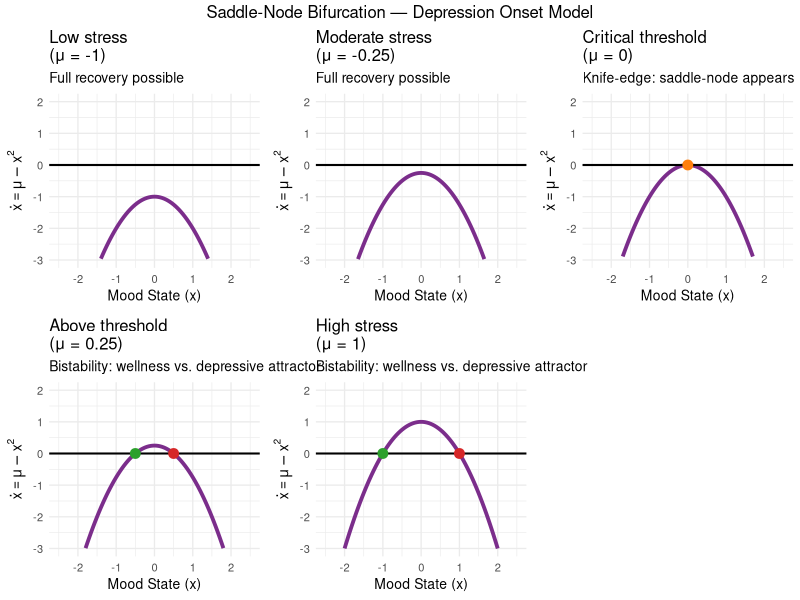
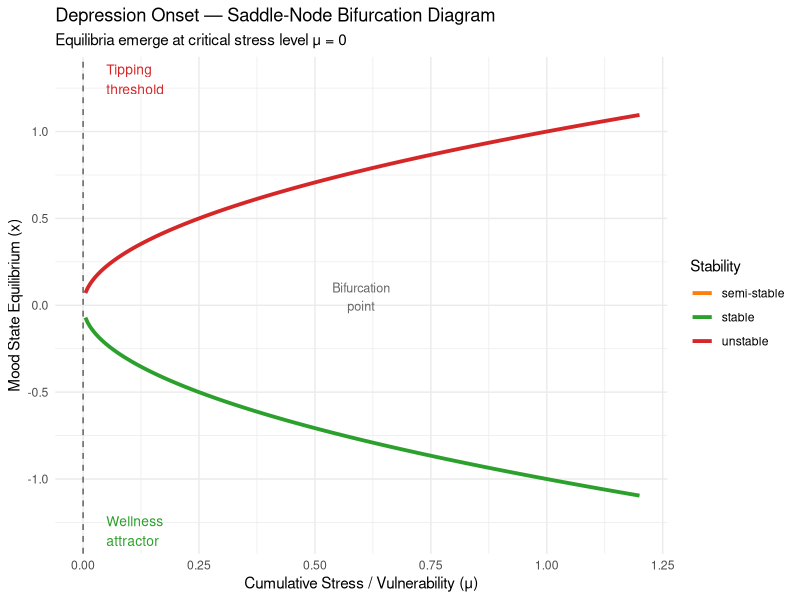
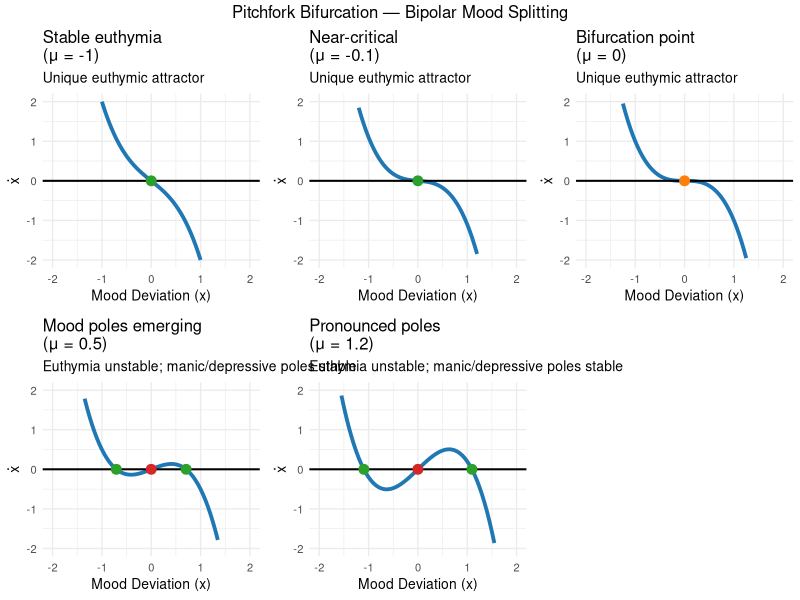
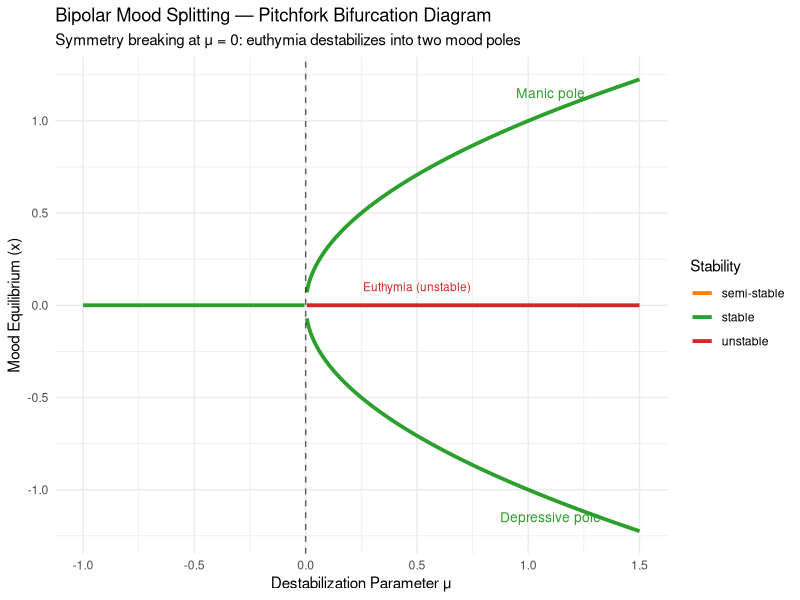
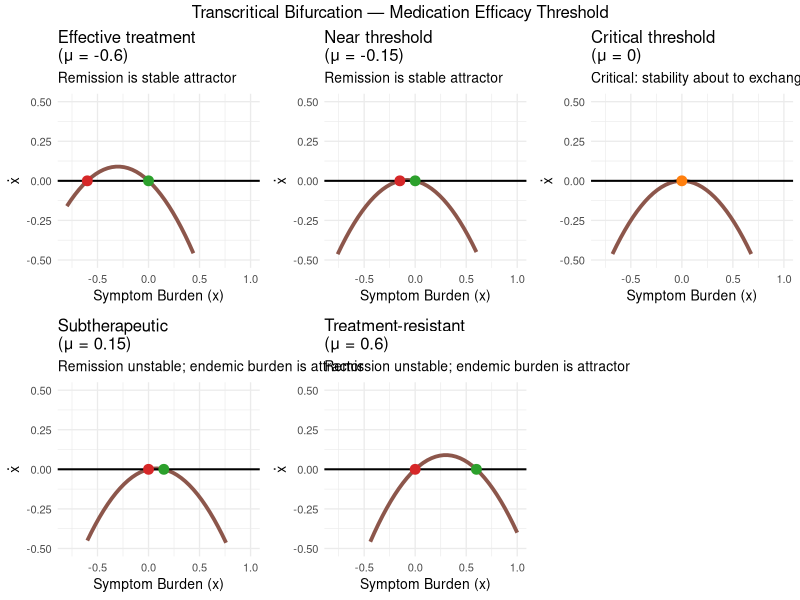
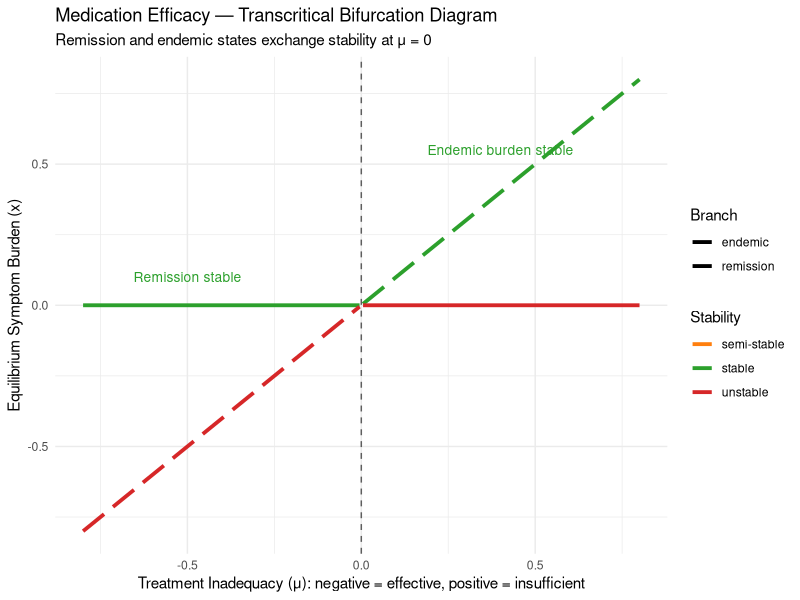
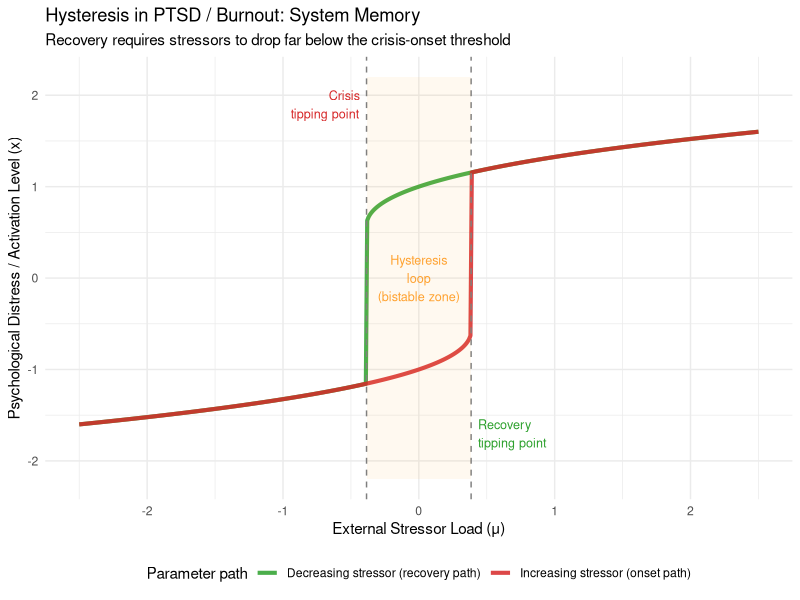
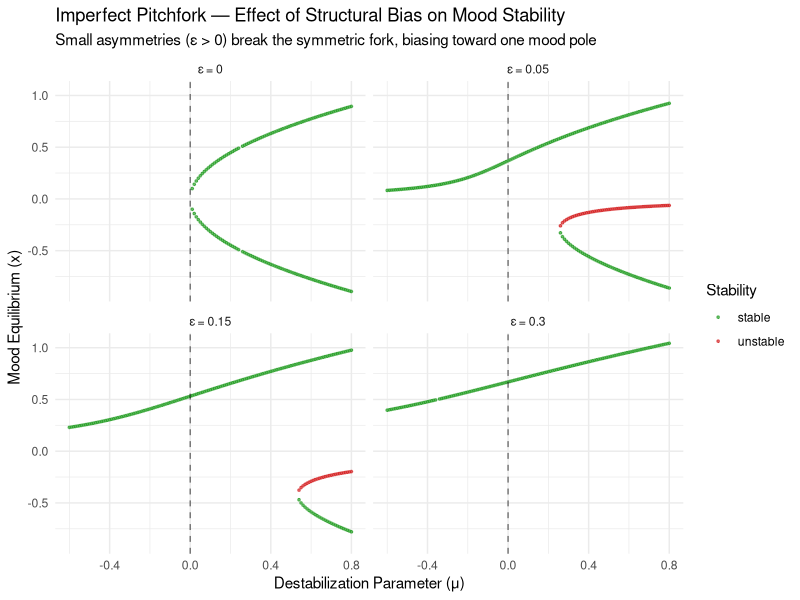

Recreate these plots in R, in order.
## ---- chunk 1
library(ggplot2)
library(dplyr)
library(gridExtra)
library(viridis)

# ── Saddle-node: Depression onset ────────────────────────────────────────────
# dot_x = mu - x^2
# x     = mood deviation (positive = symptomatic burden above baseline)
# mu    = cumulative stress / vulnerability parameter

f_depression <- function(x, mu) mu - x^2

mu_values <- c(-1, -0.25, 0, 0.25, 1)
labels    <- c("Low stress\n(μ = -1)",
               "Moderate stress\n(μ = -0.25)",
               "Critical threshold\n(μ = 0)",
               "Above threshold\n(μ = 0.25)",
               "High stress\n(μ = 1)")

x_vals <- seq(-3, 3, by = 0.05)

sn_plots <- lapply(seq_along(mu_values), function(i) {
  mu <- mu_values[i]
  df <- data.frame(x = x_vals, fx = f_depression(x_vals, mu))

  fp <- if (mu < 0) {
    data.frame(x = numeric(0), col = character(0))
  } else if (mu == 0) {
    data.frame(x = 0, col = "semi-stable")
  } else {
    data.frame(x = c(-sqrt(mu), sqrt(mu)), col = c("stable", "unstable"))
  }

  p <- ggplot(df, aes(x, fx)) +
    geom_line(colour = "#7B2D8B", linewidth = 1.3) +
    geom_hline(yintercept = 0, linewidth = 0.7) +
    ylim(-3, 2) + xlim(-2.5, 2.5) +
    labs(title = labels[i],
         x = "Mood State (x)",
         y = expression(dot(x) == mu - x^2),
         subtitle = if (mu < 0) "Full recovery possible"
                    else if (mu == 0) "Knife-edge: saddle-node appears"
                    else "Bistability: wellness vs. depressive attractor") +
    theme_minimal(base_size = 10)

  if (nrow(fp) > 0) {
    colours <- c("stable" = "#2ca02c", "unstable" = "#d62728",
                 "semi-stable" = "#ff7f0e")
    p <- p + geom_point(data = data.frame(x = fp$x, y = 0),
                        aes(x, y), colour = colours[fp$col], size = 3)
  }
  p
})

do.call(grid.arrange, c(sn_plots, ncol = 3,
  top = "Saddle-Node Bifurcation — Depression Onset Model"))
## ---- chunk 2
# ── Saddle-node bifurcation diagram ─────────────────────────────────────────
mu_seq <- seq(-0.05, 1.2, by = 0.005)
bif_sn <- do.call(rbind, lapply(mu_seq, function(mu) {
  if (mu < 0) return(NULL)
  if (mu == 0) return(data.frame(mu = mu, x = 0, stability = "semi-stable"))
  data.frame(mu  = c(mu, mu),
             x   = c(-sqrt(mu), sqrt(mu)),
             stability = c("stable", "unstable"))
}))

ggplot(bif_sn, aes(mu, x, colour = stability, group = interaction(stability, x >= 0))) +
  geom_line(linewidth = 1.3) +
  geom_vline(xintercept = 0, linetype = "dashed", alpha = 0.6) +
  scale_colour_manual(values = c("stable" = "#2ca02c", "unstable" = "#d62728",
                                  "semi-stable" = "#ff7f0e")) +
  annotate("text", x = 0.05, y = 1.3, label = "Tipping\nthreshold",
           colour = "#d62728", size = 3.5, hjust = 0) +
  annotate("text", x = 0.05, y = -1.3, label = "Wellness\nattractor",
           colour = "#2ca02c", size = 3.5, hjust = 0) +
  annotate("text", x = 0.6, y = 0.05, label = "Bifurcation\npoint",
           colour = "grey40", size = 3.2) +
  labs(title = "Depression Onset — Saddle-Node Bifurcation Diagram",
       subtitle = "Equilibria emerge at critical stress level μ = 0",
       x = "Cumulative Stress / Vulnerability (μ)",
       y = "Mood State Equilibrium (x)",
       colour = "Stability") +
  theme_minimal()
## ---- chunk 3
# ── Pitchfork bifurcation: Bipolar mood splitting ────────────────────────────
# dot_x = mu*x - x^3
# x     = mood deviation from euthymia (positive = manic pole, negative = depressive pole)
# mu    = circadian/pharmacological destabilization parameter

f_bipolar <- function(x, mu) mu * x - x^3

mu_values_pf <- c(-1, -0.1, 0, 0.5, 1.2)
labels_pf <- c("Stable euthymia\n(μ = -1)",
               "Near-critical\n(μ = -0.1)",
               "Bifurcation point\n(μ = 0)",
               "Mood poles emerging\n(μ = 0.5)",
               "Pronounced poles\n(μ = 1.2)")

pf_plots <- lapply(seq_along(mu_values_pf), function(i) {
  mu  <- mu_values_pf[i]
  df  <- data.frame(x = x_vals, fx = f_bipolar(x_vals, mu))

  fp <- if (mu < 0) {
    data.frame(x = 0, col = "stable")
  } else if (mu == 0) {
    data.frame(x = 0, col = "semi-stable")
  } else {
    data.frame(x = c(-sqrt(mu), 0, sqrt(mu)),
               col = c("stable", "unstable", "stable"))
  }

  colours <- c("stable" = "#2ca02c", "unstable" = "#d62728", "semi-stable" = "#ff7f0e")

  ggplot(df, aes(x, fx)) +
    geom_line(colour = "#1f77b4", linewidth = 1.3) +
    geom_hline(yintercept = 0, linewidth = 0.7) +
    geom_point(data = data.frame(x = fp$x, y = 0),
               aes(x, y), colour = colours[fp$col], size = 3) +
    ylim(-2, 2) + xlim(-2, 2) +
    labs(title = labels_pf[i],
         x = "Mood Deviation (x)",
         y = expression(dot(x)),
         subtitle = if (mu <= 0) "Unique euthymic attractor"
                    else "Euthymia unstable; manic/depressive poles stable") +
    theme_minimal(base_size = 10)
})

do.call(grid.arrange, c(pf_plots, ncol = 3,
  top = "Pitchfork Bifurcation — Bipolar Mood Splitting"))
## ---- chunk 4
# ── Pitchfork bifurcation diagram ────────────────────────────────────────────
mu_seq_pf <- seq(-1, 1.5, by = 0.005)
bif_pf <- do.call(rbind, lapply(mu_seq_pf, function(mu) {
  if (mu < 0) return(data.frame(mu = mu, x = 0, stability = "stable"))
  if (mu == 0) return(data.frame(mu = mu, x = 0, stability = "semi-stable"))
  data.frame(mu  = c(mu, mu, mu),
             x   = c(-sqrt(mu), 0, sqrt(mu)),
             stability = c("stable", "unstable", "stable"))
}))

ggplot(bif_pf, aes(mu, x, colour = stability,
                   group = interaction(stability, sign(x)))) +
  geom_line(linewidth = 1.3) +
  geom_vline(xintercept = 0, linetype = "dashed", alpha = 0.6) +
  scale_colour_manual(values = c("stable" = "#2ca02c", "unstable" = "#d62728",
                                  "semi-stable" = "#ff7f0e")) +
  annotate("text", x = 1.1, y  =  1.15, label = "Manic pole",    colour = "#2ca02c", size = 3.5) +
  annotate("text", x = 1.1, y  = -1.15, label = "Depressive pole", colour = "#2ca02c", size = 3.5) +
  annotate("text", x = 0.5, y  =  0.1,  label = "Euthymia (unstable)", colour = "#d62728", size = 3) +
  labs(title = "Bipolar Mood Splitting — Pitchfork Bifurcation Diagram",
       subtitle = "Symmetry breaking at μ = 0: euthymia destabilizes into two mood poles",
       x = "Destabilization Parameter μ",
       y = "Mood Equilibrium (x)",
       colour = "Stability") +
  theme_minimal()
## ---- chunk 5
# ── Transcritical bifurcation: Medication efficacy ───────────────────────────
# dot_x = mu*x - x^2
# x     = residual symptom burden (0 = remission)
# mu    = treatment inadequacy (negative = effective, positive = insufficient)

f_tx <- function(x, mu) mu * x - x^2

mu_values_tc <- c(-0.6, -0.15, 0, 0.15, 0.6)
labels_tc <- c("Effective treatment\n(μ = -0.6)",
               "Near threshold\n(μ = -0.15)",
               "Critical threshold\n(μ = 0)",
               "Subtherapeutic\n(μ = 0.15)",
               "Treatment-resistant\n(μ = 0.6)")

tc_plots <- lapply(seq_along(mu_values_tc), function(i) {
  mu <- mu_values_tc[i]
  df <- data.frame(x = seq(-1, 1.2, by = 0.04), fx = f_tx(seq(-1, 1.2, by = 0.04), mu))

  fp <- data.frame(
    x   = c(0, mu),
    col = if (mu < 0) c("stable", "unstable") else if (mu == 0) c("semi-stable", NA) else c("unstable", "stable")
  )
  fp <- fp[!is.na(fp$col), ]
  colours <- c("stable" = "#2ca02c", "unstable" = "#d62728", "semi-stable" = "#ff7f0e")

  ggplot(df, aes(x, fx)) +
    geom_line(colour = "#8c564b", linewidth = 1.3) +
    geom_hline(yintercept = 0, linewidth = 0.7) +
    geom_point(data = data.frame(x = fp$x, y = 0),
               aes(x, y), colour = colours[fp$col], size = 3) +
    ylim(-0.5, 0.5) + xlim(-0.8, 1.0) +
    labs(title = labels_tc[i],
         x = "Symptom Burden (x)",
         y = expression(dot(x)),
         subtitle = if (mu < 0) "Remission is stable attractor"
                    else if (mu == 0) "Critical: stability about to exchange"
                    else "Remission unstable; endemic burden is attractor") +
    theme_minimal(base_size = 10)
})

do.call(grid.arrange, c(tc_plots, ncol = 3,
  top = "Transcritical Bifurcation — Medication Efficacy Threshold"))
## ---- chunk 6
mu_seq_tc <- seq(-0.8, 0.8, by = 0.005)
bif_tc <- do.call(rbind, lapply(mu_seq_tc, function(mu) {
  if (mu == 0) return(data.frame(mu = mu, x = 0, stability = "semi-stable",
                                  branch = "remission"))
  stabs <- if (mu < 0) c("stable", "unstable") else c("unstable", "stable")
  data.frame(mu = c(mu, mu), x = c(0, mu),
             stability = stabs,
             branch = c("remission", "endemic"))
}))

ggplot(bif_tc, aes(mu, x,
                   colour   = stability,
                   linetype = branch,
                   group    = interaction(branch, stability))) +  # ← key fix
  geom_line(linewidth = 1.3) +
  geom_vline(xintercept = 0, linetype = "dashed", alpha = 0.6) +
  scale_colour_manual(values = c("stable"      = "#2ca02c",
                                  "unstable"    = "#d62728",
                                  "semi-stable" = "#ff7f0e")) +
  scale_linetype_manual(values = c("remission" = "solid",
                                    "endemic"   = "longdash")) +
  annotate("text", x = -0.5, y =  0.1,  label = "Remission stable",
           colour = "#2ca02c", size = 3.5) +
  annotate("text", x =  0.4, y =  0.55, label = "Endemic burden stable",
           colour = "#2ca02c", size = 3.5) +
  labs(title    = "Medication Efficacy — Transcritical Bifurcation Diagram",
       subtitle = "Remission and endemic states exchange stability at μ = 0",
       x        = "Treatment Inadequacy (μ): negative = effective, positive = insufficient",
       y        = "Equilibrium Symptom Burden (x)",
       colour   = "Stability",
       linetype = "Branch") +
  theme_minimal()
## ---- chunk 7
# ── Hysteresis: PTSD/burnout memory ─────────────────────────────────────────
# dot_x = mu + x - x^3
# x     = psychological distress/activation level
# mu    = external stressor load (varied slowly forward then backward)

dx_ptsd <- function(x, mu) mu + x - x^3

dt    <- 0.02
steps <- 1500

# Forward sweep: increasing stressor
mu_fwd  <- seq(-2.5, 2.5, by = 0.01)
x_fwd   <- numeric(length(mu_fwd))
x_state <- -1.5                        # start in low-distress attractor
for (i in seq_along(mu_fwd)) {
  for (s in 1:steps) x_state <- x_state + dt * dx_ptsd(x_state, mu_fwd[i])
  x_fwd[i] <- x_state
}

# Backward sweep: decreasing stressor
mu_bwd  <- seq(2.5, -2.5, by = -0.01)
x_bwd   <- numeric(length(mu_bwd))
x_state <- tail(x_fwd, 1)             # continue from high-distress end
for (i in seq_along(mu_bwd)) {
  for (s in 1:steps) x_state <- x_state + dt * dx_ptsd(x_state, mu_bwd[i])
  x_bwd[i] <- x_state
}

df_hyst <- data.frame(
  mu  = c(mu_fwd, mu_bwd),
  x   = c(x_fwd, x_bwd),
  dir = rep(c("Increasing stressor (onset path)",
              "Decreasing stressor (recovery path)"),
            c(length(mu_fwd), length(mu_bwd)))
)

# Annotate fold points (approximate saddle-node locations for this system)
# At saddle-node: d/dx(mu + x - x^3) = 0 => 1 - 3x^2 = 0 => x = ±1/sqrt(3)
x_sn  <- 1 / sqrt(3)
mu_sn_upper <- x_sn^3 - x_sn   # ~ -0.385  (lower fold)
mu_sn_lower <- -x_sn^3 + x_sn  # ~  0.385  (upper fold: negative of above by symmetry)
# Correct: mu = x^3 - x  at fold points
mu_fold_pos  <-  x_sn^3 -  x_sn  # negative value ≈ -0.385
mu_fold_neg  <- -x_sn^3 + x_sn   #  positive value ≈  0.385

ggplot(df_hyst, aes(mu, x, colour = dir, group = dir)) +
  geom_path(linewidth = 1.4, alpha = 0.85) +
  geom_vline(xintercept = c(mu_fold_pos, mu_fold_neg),
             linetype = "dashed", colour = "grey50") +
  annotate("text", x = mu_fold_pos - 0.05, y = 1.9,
           label = "Crisis\ntipping point", colour = "#d62728", size = 3.2, hjust = 1) +
  annotate("text", x = mu_fold_neg + 0.05, y = -1.7,
           label = "Recovery\ntipping point", colour = "#2ca02c", size = 3.2, hjust = 0) +
  annotate("rect", xmin = mu_fold_pos, xmax = mu_fold_neg,
           ymin = -2.2, ymax = 2.2, alpha = 0.06, fill = "orange") +
  annotate("text", x = 0, y = 0,
           label = "Hysteresis\nloop\n(bistable zone)", colour = "darkorange",
           size = 3.2, alpha = 0.8) +
  scale_colour_manual(values = c("Increasing stressor (onset path)"   = "#d62728",
                                  "Decreasing stressor (recovery path)" = "#2ca02c")) +
  labs(title = "Hysteresis in PTSD / Burnout: System Memory",
       subtitle = "Recovery requires stressors to drop far below the crisis-onset threshold",
       x = "External Stressor Load (μ)",
       y = "Psychological Distress / Activation Level (x)",
       colour = "Parameter path") +
  theme_minimal() +
  theme(legend.position = "bottom")
## ---- chunk 8
# ── Imperfect pitchfork: Differential care access ────────────────────────────
# dot_x = mu*x - x^3 + epsilon
# epsilon > 0: systematic bias toward positive mood pole (better access to care)
# epsilon < 0: systematic bias toward negative mood pole (structural barriers)

find_equilibria <- function(mu, eps, x_grid = seq(-3, 3, by = 0.05)) {
  f   <- function(x) mu * x - x^3 + eps
  fp  <- function(x) mu - 3 * x^2
  roots <- c()
  for (k in 1:(length(x_grid) - 1)) {
    if (f(x_grid[k]) * f(x_grid[k + 1]) < 0) {
      r <- tryCatch(uniroot(f, c(x_grid[k], x_grid[k+1]))$root, error = function(e) NA)
      if (!is.na(r)) roots <- c(roots, r)
    }
  }
  if (length(roots) == 0) return(NULL)
  roots <- unique(round(roots, 4))
  data.frame(x    = roots,
             stab = ifelse(fp(roots) < 0, "stable", "unstable"))
}

eps_values  <- c(0, 0.05, 0.15, 0.3)
mu_seq_imp  <- seq(-0.6, 0.8, by = 0.01)

imp_data <- do.call(rbind, lapply(eps_values, function(eps) {
  rows <- do.call(rbind, lapply(mu_seq_imp, function(mu) {
    eq <- find_equilibria(mu, eps)
    if (is.null(eq)) return(NULL)
    cbind(eq, mu = mu, epsilon = eps)
  }))
  rows
}))

ggplot(imp_data, aes(mu, x, colour = stab)) +
  geom_point(size = 0.6, alpha = 0.7) +
  geom_vline(xintercept = 0, linetype = "dashed", alpha = 0.5) +
  scale_colour_manual(values = c("stable" = "#2ca02c", "unstable" = "#d62728")) +
  facet_wrap(~ paste("ε =", epsilon), ncol = 2) +
  labs(title = "Imperfect Pitchfork — Effect of Structural Bias on Mood Stability",
       subtitle = "Small asymmetries (ε > 0) break the symmetric fork, biasing toward one mood pole",
       x = "Destabilization Parameter (μ)",
       y = "Mood Equilibrium (x)",
       colour = "Stability") +
  theme_minimal()
## ---- chunk 9
# ── Cusp catastrophe: Stress–support parameter space ─────────────────────────
mu_g  <- seq(-1, 1,  by = 0.04)
nu_g  <- seq(-2, 2,  by = 0.04)
grid  <- expand.grid(mu = mu_g, nu = nu_g)

# Discriminant for x^3 - nu*x - mu = 0:  4nu^3 - 27*mu^2  (two equilibria when > 0  ... for the fold form)
# For mu + nu*x - x^3 = 0 rewritten as x^3 - nu*x - mu = 0
# discriminant = 4nu^3 - 27 mu^2; two distinct real roots when disc > 0 AND nu > 0
grid$disc <- 4 * grid$nu^3 - 27 * grid$mu^2
grid$region <- ifelse(grid$disc > 0 & grid$nu > 0, "Bistable (2 stable states)", "Monostable (1 stable state)")

# Cusp boundary curve
nu_c   <- seq(0, 2, by = 0.01)
mu_c_p <-  sqrt(4 * nu_c^3 / 27)
mu_c_n <- -sqrt(4 * nu_c^3 / 27)
cusp_bnd <- data.frame(
  nu = c(nu_c, rev(nu_c)),
  mu = c(mu_c_p, rev(mu_c_n))
)

cusp_map <- ggplot(grid, aes(mu, nu, fill = region)) +
  geom_tile(alpha = 0.6) +
  geom_path(data = cusp_bnd, aes(mu, nu), colour = "red", linewidth = 1.8, inherit.aes = FALSE) +
  geom_point(aes(x = 0, y = 0), colour = "red", size = 4, inherit.aes = FALSE) +
  scale_fill_manual(values = c("Bistable (2 stable states)" = "#FDDBC7",
                                "Monostable (1 stable state)" = "#D1E5F0")) +
  annotate("text", x = 0, y = 0.15, label = "Cusp\npoint", colour = "red", size = 3.5) +
  annotate("text", x = 0, y = 1.4,  label = "↑ High mood lability\n(bistable zone)",
           colour = "#8c3d07", size = 3.2, hjust = 0.5) +
  annotate("text", x = 0.6, y = -1.2, label = "Monostable\n(resilient)",
           colour = "#1f4e79", size = 3.2) +
  labs(title = "Cusp Catastrophe — Stress × Mood Lability Parameter Space",
       subtitle = "Bistability (and catastrophic transitions) only exist above a critical lability threshold",
       x = "Net Symptom Pressure (μ): negative = net protective, positive = net stressor",
       y = "Mood Lability / System Sensitivity (ν)",
       fill = "") +
  theme_minimal() +
  theme(legend.position = "bottom")

print(cusp_map)
## ---- chunk 10
# ── Composite phase line portrait: Clinical state space ──────────────────────
# Illustrates a patient in the bistable regime of the PTSD hysteresis model
# with three equilibria: two stable (low/high distress) and one unstable threshold

f_composite <- function(x) 0.3 + x - x^3   # mu = 0.3 places system in bistable zone

x_range <- seq(-1.8, 1.8, by = 0.04)
df_comp  <- data.frame(x = x_range, fx = f_composite(x_range))

# Find equilibria numerically
eq_x <- c()
for (k in 1:(nrow(df_comp) - 1)) {
  if (df_comp$fx[k] * df_comp$fx[k+1] < 0) {
    r <- uniroot(f_composite, c(df_comp$x[k], df_comp$x[k+1]))$root
    eq_x <- c(eq_x, r)
  }
}
fp_deriv   <- 1 - 3 * eq_x^2
eq_df      <- data.frame(x     = eq_x,
                          y     = 0,
                          stab  = ifelse(fp_deriv < 0, "stable", "unstable"),
                          label = paste0("x* = ", round(eq_x, 2),
                                         "\nf'= ", round(fp_deriv, 2)))

ggplot(df_comp, aes(x, fx)) +
  geom_ribbon(aes(ymin = pmin(fx, 0), ymax = 0), fill = "#d62728", alpha = 0.15) +
  geom_ribbon(aes(ymin = 0, ymax = pmax(fx, 0)), fill = "#2ca02c", alpha = 0.15) +
  geom_line(colour = "#2c3e50", linewidth = 1.5) +
  geom_hline(yintercept = 0, linewidth = 0.8) +
  geom_point(data = eq_df, aes(x, y, colour = stab), size = 4) +
  geom_text(data = eq_df, aes(x, y + 0.18, label = label, colour = stab),
            size = 3, fontface = "bold") +
  # Flow arrows
  geom_segment(aes(x = -1.6, xend = -1.4, y = 0, yend = 0),
               arrow = arrow(length = unit(0.25,"cm")), colour = "#2ca02c", linewidth = 1) +
  geom_segment(aes(x =  0.3, xend =  0.1, y = 0, yend = 0),
               arrow = arrow(length = unit(0.25,"cm")), colour = "#2ca02c", linewidth = 1) +
  geom_segment(aes(x =  0.8, xend =  1.0, y = 0, yend = 0),
               arrow = arrow(length = unit(0.25,"cm")), colour = "#2ca02c", linewidth = 1) +
  scale_colour_manual(values = c("stable" = "#2ca02c", "unstable" = "#d62728")) +
  labs(title = "Phase Line Portrait: Bistable Distress Model (μ = 0.3)",
       subtitle = "Two stable basins (low & high distress) separated by unstable tipping threshold",
       x = "Distress Level (x)",
       y = expression(dot(x) == 0.3 + x - x^3),
       colour = "Stability") +
  annotate("text", x = -1.1, y = -0.6, label = "Basin of\nwellness attractor",
           colour = "#2ca02c", size = 3.2) +
  annotate("text", x =  1.3, y = -0.6, label = "Basin of\ncrisis attractor",
           colour = "#d62728", size = 3.2) +
  theme_minimal()
